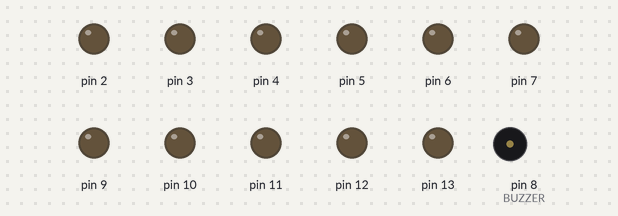
Bench run of a sketch on a simulated Arduino Uno, built with avr-gcc and run on an emulated ATmega328P. Shown: output pins drawn as LEDs (lit = HIGH), buzzer (waves = sounding).

Above: at 0.1 s.
At 0.6 s:
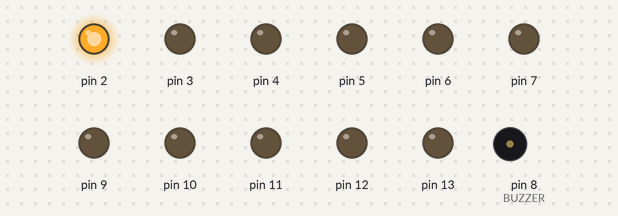
At 1.2 s:
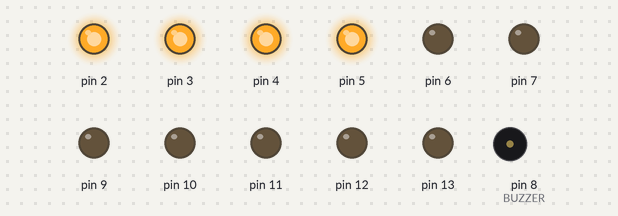
At 2.3 s:
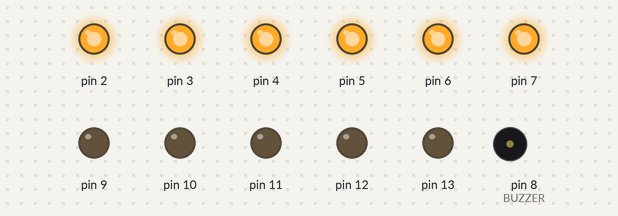
At 28.0 s:
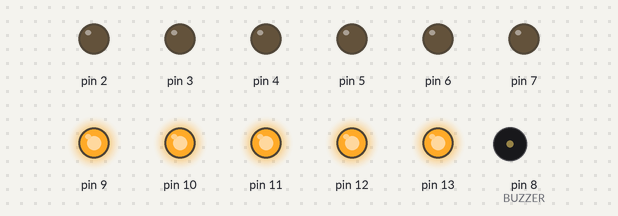
At 36.4 s:
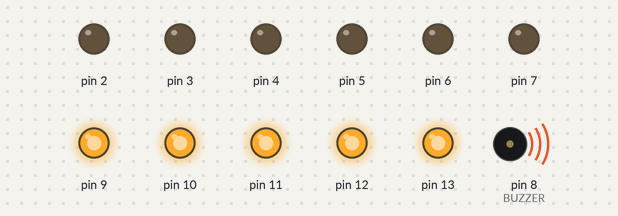
Timing chart, 0 to 40.0 s (numbered marks = the images above):
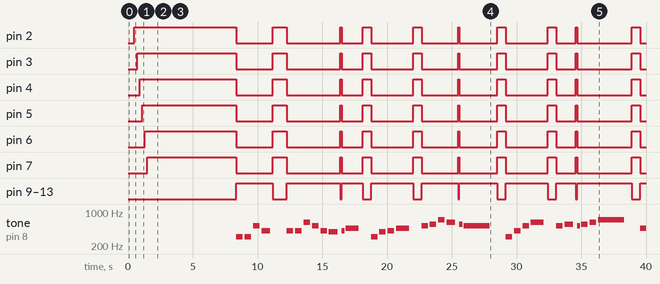

Measured:
- by itself, pin 2: LOW → HIGH at 0.50 s, → LOW 7.9 s later, → HIGH 2.8 s later, → LOW 1.1 s later, … (20 changes in this stretch)
- by itself, pin 3: LOW → HIGH at 0.70 s, → LOW 7.7 s later, → HIGH 2.8 s later, → LOW 1.1 s later, … (20 changes in this stretch)
- by itself, pin 4: LOW → HIGH at 0.90 s, → LOW 7.5 s later, → HIGH 2.8 s later, → LOW 1.1 s later, … (20 changes in this stretch)
- by itself, pin 5: LOW → HIGH at 1.1 s, → LOW 7.3 s later, → HIGH 2.8 s later, → LOW 1.1 s later, … (20 changes in this stretch)
- by itself, pin 6: LOW → HIGH at 1.3 s, → LOW 7.1 s later, → HIGH 2.8 s later, → LOW 1.1 s later, … (20 changes in this stretch)
- by itself, pin 7: LOW → HIGH at 1.5 s, → LOW 6.9 s later, → HIGH 2.8 s later, → LOW 1.1 s later, … (20 changes in this stretch)
- by itself, pin 9–13: LOW → HIGH at 8.4 s, → LOW 2.8 s later, → HIGH 1.1 s later, → LOW 4.1 s later, … (19 changes in this stretch)
- by itself, tone on pin 8 (BUZZER): plays 311 Hz for 0.50 s, 311 Hz for 0.50 s, 523 Hz for 0.50 s, 415 Hz for 0.67 s, 415 Hz for 0.50 s, 415 Hz for 0.50 s … (33 notes in this stretch)

The sketch:

NegarakuVocal.ino
```cpp
/*
 * This code will play a melody - Negaraku https://www.youtube.com/watch?v=AMDlAXdyKZM
 * using Maker Uno.
 *
 * Maker Uno: https://www.cytron.io/p-maker-uno
 *
 * Created by:
 * 19 Mar 2018   Idris   Cytron Technologies
 */

#include "pitches.h"

#define BUZZER  8

#define TEMPO 2000

int pin = 0;

// notes in the melody:
int melody[] = {
  0, 0, 0, 0, 0, 0, 0,
  0, 0, 0, 0, 0, 0, 0, 0, 0,

  NOTE_DS4, NOTE_DS4, NOTE_C5, NOTE_GS4, 0, 0, 0, NOTE_GS4, NOTE_GS4, NOTE_DS5, NOTE_C5, NOTE_GS4,
  NOTE_G4, 0, NOTE_GS4, NOTE_AS4, 0,

  NOTE_DS4, NOTE_G4, NOTE_GS4, NOTE_AS4, 0, NOTE_C5, NOTE_CS5, NOTE_F5, NOTE_DS5, 0, NOTE_CS5, NOTE_C5,
  0,

  NOTE_DS4, NOTE_GS4, NOTE_C5, NOTE_DS5, 0, NOTE_C5, NOTE_CS5, 0, NOTE_C5, NOTE_CS5, NOTE_DS5, NOTE_F5,
  0,

  NOTE_AS4, NOTE_CS5, NOTE_F5, NOTE_DS5, 0, NOTE_C5, NOTE_DS5, NOTE_D5, NOTE_CS5, 0, NOTE_AS4, NOTE_C5,
  0,

  NOTE_DS4, NOTE_GS4, NOTE_C5, NOTE_DS5, 0, NOTE_C5, NOTE_CS5, 0, NOTE_C5, NOTE_CS5, NOTE_DS5, NOTE_F5,
  0,

  NOTE_AS4, NOTE_CS5, NOTE_F5, NOTE_DS5, 0, NOTE_C5, NOTE_DS5, NOTE_D5, NOTE_CS5, 0, NOTE_G4, NOTE_GS4,
  0,
};

// note durations: 4 = quarter note, 8 = eighth note, etc.:
int noteDurations[] = {
  2, 16, 16, 8, 8, 8, 8,
  3, 24, 16, 16, 8, 8, 8, 8, 4, // 16

  4, 4, 4, 3, 24, 8, 4, 4, 4, 4, 4, 4,
  3, 24, 8, 2, 4, // 17

  4, 4, 4, 2, 4, 4, 4, 4, 3, 24, 8, 1,
  4, // 13

  4, 4, 4, 2, 4, 4, 3, 24, 8, 4, 4, 1,
  4, // 13

  4, 4, 4, 2, 4, 4, 4, 4, 3, 24, 8, 1,
  4, // 13

  4, 4, 4, 2, 4, 4, 3, 24, 8, 4, 4, 1,
  4, // 13

  4, 4, 4, 2, 4, 4, 4, 4, 3, 24, 8, 1,
  4, // 13
};

void setup()
{
  for (pin = 2; pin < 14; pin++) {
    pinMode(pin, OUTPUT);
  }

  delay(500);

  for (pin = 2; pin < 8; pin++) {
    digitalWrite(pin, HIGH);
    delay(200);
  }

  delay(500);

  // iterate over the notes of the melody:
  for (int thisNote = 0; thisNote < 98; thisNote++) {

    // to calculate the note duration, take one second divided by the note type.
    //e.g. quarter note = 1000 / 4, eighth note = 1000/8, etc.
    int noteDuration = TEMPO / noteDurations[thisNote];
    tone(BUZZER, melody[thisNote], noteDuration);

    if (melody[thisNote] == 0) {
      LEDs(LOW);
    }
    else {
      LEDs(HIGH);
    }

    // to distinguish the notes, set a minimum time between them.
    // the note's duration + 30% seems to work well:
    int pauseBetweenNotes = noteDuration * 1.30;
    delay(pauseBetweenNotes);
    // stop the tone playing:
    noTone(BUZZER);
  }
}

void loop()
{

}

void LEDs(boolean ledArray)
{
  if (ledArray == HIGH) {
    for (pin = 2; pin < 8; pin++) {
      digitalWrite(pin, LOW);
    }
    for (pin = 9; pin < 14; pin++) {
      digitalWrite(pin, HIGH);
    }
  }
  else {
    for (pin = 2; pin < 8; pin++) {
      digitalWrite(pin, HIGH);
    }
    for (pin = 9; pin < 14; pin++) {
      digitalWrite(pin, LOW);
    }
  }
}
```

pitches.h
```cpp
/*************************************************
 * Public Constants
 *************************************************/

#define NOTE_B0  31
#define NOTE_C1  33
#define NOTE_CS1 35
#define NOTE_D1  37
#define NOTE_DS1 39
#define NOTE_E1  41
#define NOTE_F1  44
#define NOTE_FS1 46
#define NOTE_G1  49
#define NOTE_GS1 52
#define NOTE_A1  55
#define NOTE_AS1 58
#define NOTE_B1  62
#define NOTE_C2  65
#define NOTE_CS2 69
#define NOTE_D2  73
#define NOTE_DS2 78
#define NOTE_E2  82
#define NOTE_F2  87
#define NOTE_FS2 93
#define NOTE_G2  98
#define NOTE_GS2 104
#define NOTE_A2  110
#define NOTE_AS2 117
#define NOTE_B2  123
#define NOTE_C3  131
#define NOTE_CS3 139
#define NOTE_D3  147
#define NOTE_DS3 156
#define NOTE_E3  165
#define NOTE_F3  175
#define NOTE_FS3 185
#define NOTE_G3  196
#define NOTE_GS3 208
#define NOTE_A3  220
#define NOTE_AS3 233
#define NOTE_B3  247
#define NOTE_C4  262
#define NOTE_CS4 277
#define NOTE_D4  294
#define NOTE_DS4 311
#define NOTE_E4  330
#define NOTE_F4  349
#define NOTE_FS4 370
#define NOTE_G4  392
#define NOTE_GS4 415
#define NOTE_A4  440
#define NOTE_AS4 466
#define NOTE_B4  494
#define NOTE_C5  523
#define NOTE_CS5 554
#define NOTE_D5  587
#define NOTE_DS5 622
#define NOTE_E5  659
#define NOTE_F5  698
#define NOTE_FS5 740
#define NOTE_G5  784
#define NOTE_GS5 831
#define NOTE_A5  880
#define NOTE_AS5 932
#define NOTE_B5  988
#define NOTE_C6  1047
#define NOTE_CS6 1109
#define NOTE_D6  1175
#define NOTE_DS6 1245
#define NOTE_E6  1319
#define NOTE_F6  1397
#define NOTE_FS6 1480
#define NOTE_G6  1568
#define NOTE_GS6 1661
#define NOTE_A6  1760
#define NOTE_AS6 1865
#define NOTE_B6  1976
#define NOTE_C7  2093
#define NOTE_CS7 2217
#define NOTE_D7  2349
#define NOTE_DS7 2489
#define NOTE_E7  2637
#define NOTE_F7  2794
#define NOTE_FS7 2960
#define NOTE_G7  3136
#define NOTE_GS7 3322
#define NOTE_A7  3520
#define NOTE_AS7 3729
#define NOTE_B7  3951
#define NOTE_C8  4186
#define NOTE_CS8 4435
#define NOTE_D8  4699
#define NOTE_DS8 4978
```
